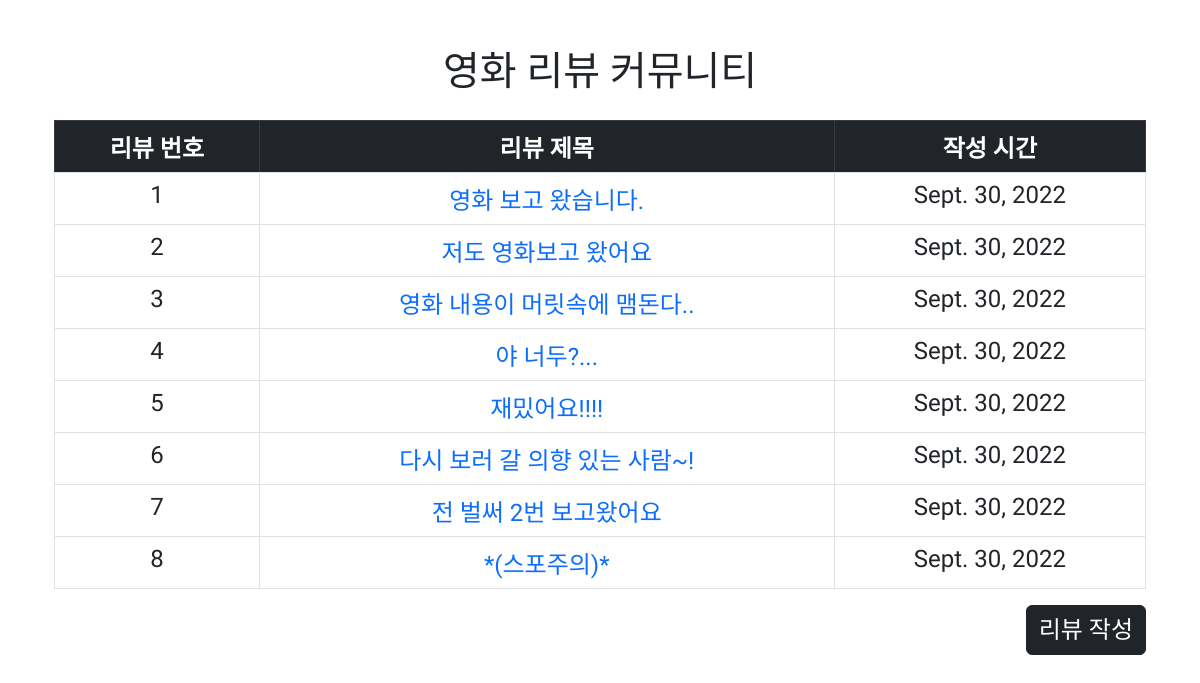
The page / on the database its author committed.
### apps/models.py (models this page shows)
class Review(models.Model):
    title = models.CharField(max_length=80)
    content = models.TextField()
    created_at = models.DateField(auto_now_add=True)
    update = models.DateField(auto_now=True)

### apps/views.py (the view)
# urls.py: path("", views.index, name="index"),
def index(request):
    reviews = Review.objects.all()
    context = {
        "reviews": reviews,
    }
    return render(request, "apps/index.html", context)

### apps/templates/apps/index.html (shortened to what this page needs)
{% extends 'base.html' %}
{% block content %}
<div class="container mt-5">
    <div class="col-md-12">
        <h1 class="text-center my-4">영화 리뷰 커뮤니티</h1>
        <body>
            <div class="col-md-12">
                <div class="container ">
                    <table class="table table-bordered">
                        <tr>
                            <thead class="table-dark text-center fs-4">
                                <th>리뷰 번호</th>
                                <th>리뷰 제목</th>
                                <th>작성 시간</th>
                            </thead>
                        </tr>
                        <tbody>
                            {% for review in reviews %}
                            <tr class="text-center">
                                <td class="fs-4">{{review.id}}</td>
                                <td><a class="fs-4" href="{% url 'apps:detail' review.pk  %}">{{review.title}}</a></td>
                                <td class="fs-4">{{review.created_at}}</td>
                            </tr>
                        </tbody>
                        {% endfor %}
                    </table>
                    <button type="button" class="btn btn-dark mb-2" style="float:right;"><a class="text-white fs-4"
                            href="{% url 'apps:new' %}">리뷰 작성</a></button>
                </div>
            </div>
            {% endblock %}

### templates/base.html (style rules this page uses)
a { text-decoration: none; }
body { background-image: url("https://img.freepik.com/free-photo/white-texture_1160-786.jpg?w=1060&t=st=1664522183~exp=1664522783~hmac=975687c630698d9e259d61ad8f2ca4683422f5c228ccc216ef1b3dffc87845e6"); background-repeat: no-repeat; background-size: cover; }
* { font-family: 'Do Hyeon', sans-serif; }

### rows shown on the page
Review: id "1", title "영화 보고 왔습니다.", created_at "Sept. 30, 2022"
Review: id "2", title "저도 영화보고 왔어요", created_at "Sept. 30, 2022"
Review: id "3", title "영화 내용이 머릿속에 맴돈다..", created_at "Sept. 30, 2022"
Review: id "4", title "야 너두?...", created_at "Sept. 30, 2022"
Review: id "5", title "재밌어요!!!!", created_at "Sept. 30, 2022"
Review: id "6", title "다시 보러 갈 의향 있는 사람~!", created_at "Sept. 30, 2022"
Review: id "7", title "전 벌써 2번 보고왔어요", created_at "Sept. 30, 2022"
Review: id "8", title "*(스포주의)*", created_at "Sept. 30, 2022"
